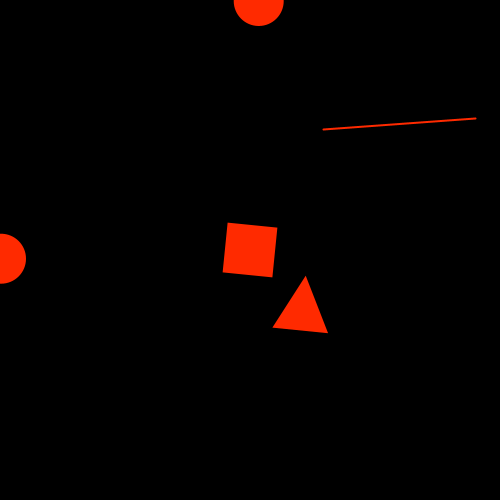
Frame 1 (no input)
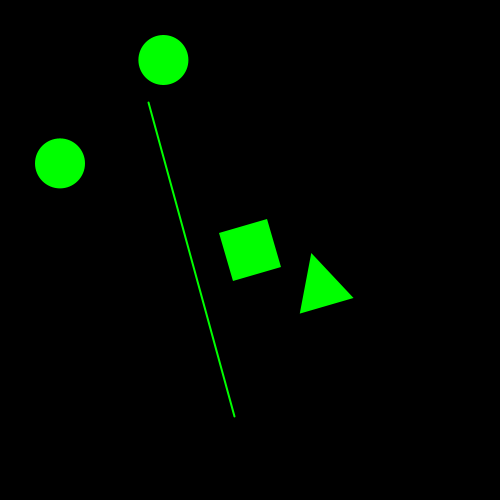
Frame 60 (the mouse pressed at the canvas centre just before this capture)
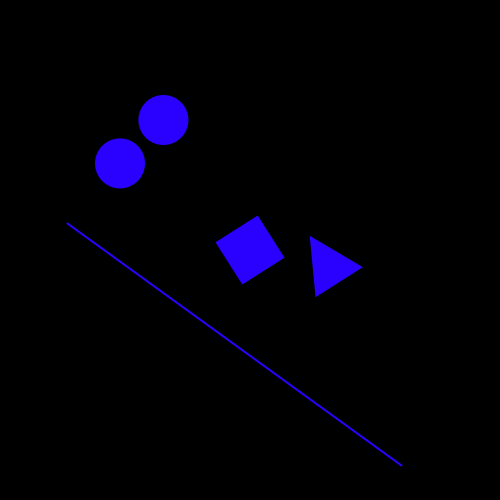
Frame 120 (the mouse held since frame 60 and released just before this capture)

The Processing sketch that drew these frames (run headless with seeded random() and noise(); from frame 60 on, the mouse is pressed at the canvas centre):

// Processing sketch: processing_112671
// ── processing_112671.pde

float timer = 0;
float i = 0;
float offsetHue = 10;
float hue = 0.0;
float scaleX = 1;
float ellipseX = 0.0;


void setup()
{
  size(500, 500);
  colorMode(HSB, 360, 100, 100);
  rectMode(CENTER);
}

void draw()
{
  background(0);
  ellipseX += 1;
  hue += offsetHue;
  if (hue >= 360)
  {
     offsetHue = -offsetHue;
     hue = 360;
  }
  else if (hue < 0)
  {
    offsetHue = -offsetHue;
    hue = 0; 
  }
  fill(hue, 100, 100);
  timer += 1 / 60.0;
  if (timer < 5)
  {
    strokeWeight(2);
    stroke(hue, 100, 100);
    line(random(500), random(500), random(500), random(500));
  }  
  
  i = i + 0.1;
  
  pushMatrix();
  noStroke();
  translate(width/2, height/2);
  smooth();
  rotate(i);
  if (scaleX > 2)
  {
    scaleX = -scaleX;
  }
  else if (scaleX < 2)
  {
     scaleX += 0.01;
  }
  if (timer > 5)
  {
    scale(scaleX);
  }
  triangle(30, 75, 58, 20, 86, 75);
  popMatrix();
  
  if (timer < 5 || timer > 10)
  {
  pushMatrix();
  translate(width/2, height/2);
  rotate(i);
  rect(0, 0, 50, 50);
  popMatrix();
  }
  
  float ellipseY = (height/2) + sin(radians(ellipseX * 5)) * 100;
  ellipse(ellipseX, ellipseY, 50, 50);
  ellipse(ellipseY, ellipseX, 50, 50);

  

}
